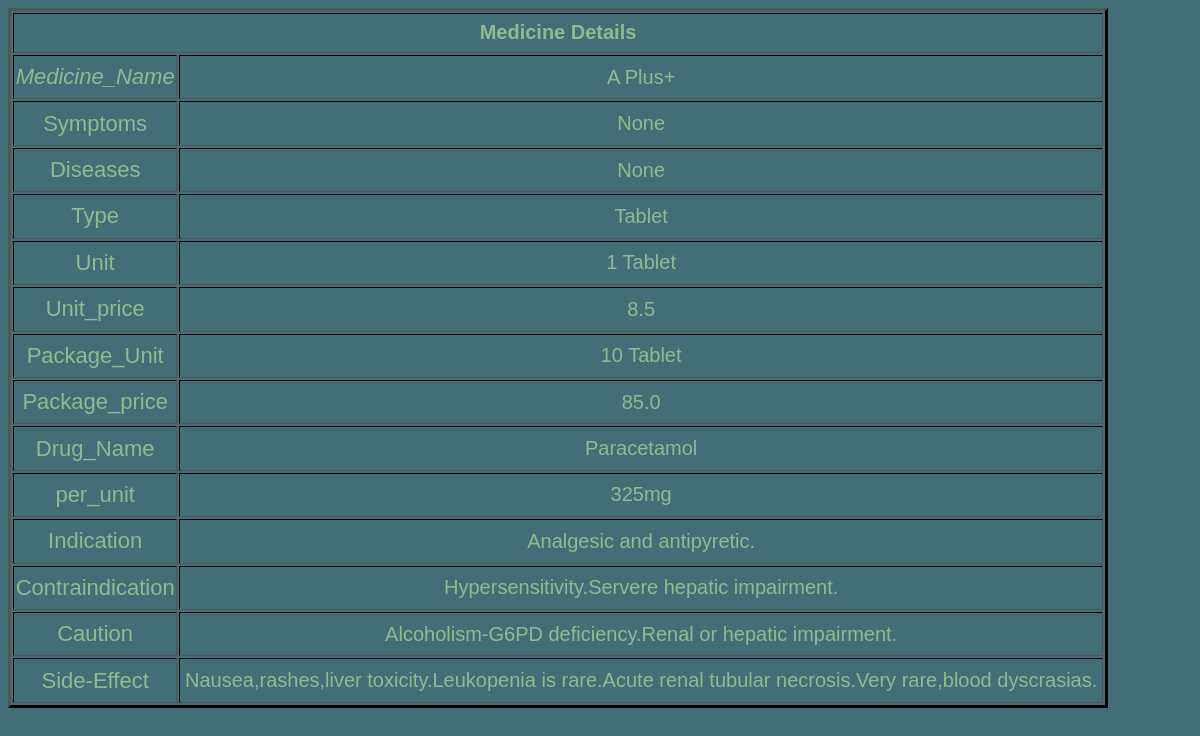
Screenshot of /guide/view/1/ with the database file from the repository.
### guide/models.py (models this page shows, shortened)
class guides(models.Model):
    mname=models.CharField(null='False',verbose_name='Medicine_Name',max_length=30)
    symptoms = models.CharField(max_length=1000, null='False')
    diseases = models.CharField(max_length=1000,null='False')
    category=models.CharField(null='False',verbose_name='Type',max_length=50)
    unit=models.CharField(max_length=10,null='False',verbose_name='Unit')
    unit_price=models.FloatField(null='False',verbose_name='Unit_price')
    package_unit=models.CharField(max_length=10,null='False',verbose_name='Package_Unit')
    package_price=models.FloatField(null='False',verbose_name='Package_price')
    drug=models.CharField(max_length=20,null='False',verbose_name='Drug_Name')
    per_unit=models.CharField(max_length=10,null='False',verbose_name='per_unit')
    indication=models.CharField(max_length=100,verbose_name='Indication')
    contraindication=models.CharField(max_length=100,verbose_name='Containdication')
    caution=models.CharField(max_length=500,null='True',verbose_name='Caution')
    side_effect=models.CharField(max_length=500,null='True',verbose_name='Side-Effect')

### guide/views.py (the view)
# urls.py: path('view/<int:pk>/', View,name='vieww'),
def View(request, pk):
    guide= get_object_or_404(guides,id=pk)
    return render(request,'view.html',{'key':guide})

### guide/templates/view.html
{% load static %}
<html>
    <head>
        <link rel="stylesheet" type="text/css" href="{% static 'guide.css' %}">
    </head>
    <body>
        <table border=3>
        <th colspan="2">Medicine Details</th>
<tr><td class="menu"><I>Medicine_Name</I></td><td>{{key.mname}}</td></tr>
<tr><td class="menu">Symptoms</td><td>{{key.symptoms}}</td></tr>
<tr><td class="menu">Diseases</td><td>{{key.diseases}}</td></tr>
<tr><td class="menu">Type</td><td>{{ key.category }}</td></tr>
<tr><td class="menu">Unit</td><td>{{ key.unit }}</td></tr>
<tr><td class="menu">Unit_price</td><td>{{ key.unit_price }}</td></tr>
<tr><td class="menu">Package_Unit</td><td>{{ key.package_unit }}</td></tr>
<tr><td class="menu">Package_price</td><td>{{ key.package_price }}</td></tr>
<tr><td class="menu">Drug_Name</td><td>{{ key.drug }}</td></tr>
<tr><td class="menu">per_unit</td><td>{{ key.per_unit }}</td></tr>
<tr><td class="menu">Indication</td><td>{{ key.indication }}</td></tr>
<tr><td class="menu">Contraindication</td><td>{{ key.contraindication }}</td></tr>
<tr><td class="menu">Caution</td><td>{{ key.caution }}</td></tr>
<tr><td class="menu">Side-Effect</td><td>{{ key.side_effect }}</td></tr>
        </table>
</body>
</html>

### guide/static/guide.css (style rules this page uses)
body { background-color: rgba(13, 70, 83, 0.78); }
table { border-color:black; height:700px; width:1100px; text-align: center; font-size: 20px; color:darkseagreen; font-family: Arial, Helvetica, sans-serif; }
table tr td.menu { font-size: 22px; }

### rows the page displays
guides: mname "A Plus+", symptoms "None", diseases "None", category "Tablet", unit "1 Tablet", unit_price "8.5", package_unit "10 Tablet", package_price "85.0", drug "Paracetamol", per_unit "325mg", indication "Analgesic and antipyretic.", contraindication "Hypersensitivity.Servere hepatic impairment.", caution "Alcoholism-G6PD deficiency.Renal or hepatic impairment.", side_effect "Nausea,rashes,liver toxicity.Leukopenia is rare.Acute renal tubular necrosis.Very rare,blood dyscrasias."
